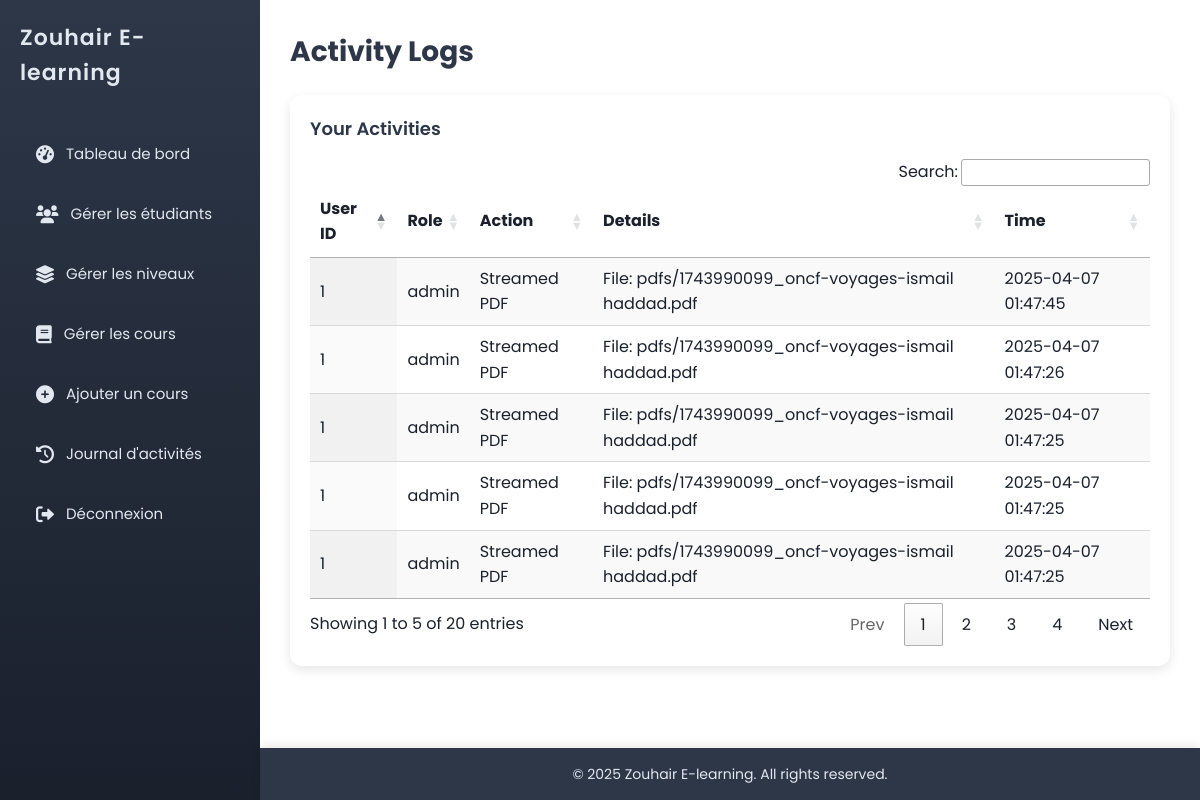
The page /admin/activity_logs.php (signed in) on the database its author committed.
### tables this page shows
CREATE TABLE `activity_logs` (
  `id` int(11) NOT NULL,
  `user_id` int(11) NOT NULL,
  `user_role` enum('admin','student') NOT NULL,
  `action` varchar(50) NOT NULL,
  `details` text DEFAULT NULL,
  `action_time` timestamp NOT NULL DEFAULT current_timestamp()
);

### admin/activity_logs.php (the view, shortened to what this page needs)
<?php
require_once '../includes/config.php';
$admin_id = $_SESSION['admin_id'];
$logs = $conn->query("SELECT user_id, user_role, action, details, action_time FROM activity_logs WHERE user_role = 'admin' AND user_id = $admin_id ORDER BY action_time DESC");
?>
<!DOCTYPE html>
<html lang="en">
<head>
    <link rel="stylesheet" href="../assets/css/admin.css">
    <link rel="stylesheet" href="https://cdn.datatables.net/1.11.5/css/jquery.dataTables.min.css">
</head>
<body>
    <?php include '../includes/header.php'; ?>
    <main class="dashboard">
        <h1>Activity Logs</h1>
        <section class="tables">
            <div class="table-container">
                <h2>Your Activities</h2>
                <table id="logsTable" class="display">
                    <thead><tr><th>User ID</th><th>Role</th><th>Action</th><th>Details</th><th>Time</th></tr></thead>
                    <tbody>
                        <?php while ($log = $logs->fetch_assoc()): ?>
                            <tr>
                                <td><?php echo $log['user_id']; ?></td>
                                <td><?php echo htmlspecialchars($log['user_role']); ?></td>
                                <td><?php echo htmlspecialchars($log['action']); ?></td>
                                <td><?php echo htmlspecialchars($log['details'] ?? 'N/A'); ?></td>
                                <td><?php echo $log['action_time']; ?></td>
                            </tr>
                        <?php endwhile; ?>
                    </tbody>
                </table>
            </div>
        </section>
    </main>
    <?php include '../includes/footer.php'; ?>
</body>
</html>

### assets/css/admin.css (style rules this page uses)
* { margin: 0; padding: 0; box-sizing: border-box; }
body { font-family: 'Poppins', sans-serif; background-color: #f0f2f5; color: #1a202c; display: flex; min-height: 100vh; line-height: 1.6; transition: opacity 0.2s ease; }
body, canvas, .pdf-container { user-select: none; -webkit-user-select: none; -moz-user-select: none; -ms-user-select: none; -webkit-user-drag: none; }
.dashboard h1 { font-size: 28px; font-weight: 700; color: #2d3748; margin-bottom: 20px; }
.tables { display: grid; grid-template-columns: 1fr; gap: 20px; }
.table-container { background: #fff; padding: 20px; border-radius: 12px; box-shadow: 0 4px 12px rgba(0, 0, 0, 0.1); }
.table-container h2 { font-size: 18px; color: #2d3748; margin-bottom: 15px; font-weight: 600; }

### rows shown on the page
activity_logs: user "1", user_role "admin", action "Streamed PDF", details "File: pdfs/1743990099_oncf-voyages-ismail haddad.pdf", action_time "2025-04-07 01:47:45"
activity_logs: user "1", user_role "admin", action "Streamed PDF", details "File: pdfs/1743990099_oncf-voyages-ismail haddad.pdf", action_time "2025-04-07 01:47:26"
activity_logs: user "1", user_role "admin", action "Streamed PDF", details "File: pdfs/1743990099_oncf-voyages-ismail haddad.pdf", action_time "2025-04-07 01:47:25"
activity_logs: user "1", user_role "admin", action "Streamed PDF", details "File: pdfs/1743990099_oncf-voyages-ismail haddad.pdf", action_time "2025-04-07 01:47:25"
activity_logs: user "1", user_role "admin", action "Streamed PDF", details "File: pdfs/1743990099_oncf-voyages-ismail haddad.pdf", action_time "2025-04-07 01:47:25"
